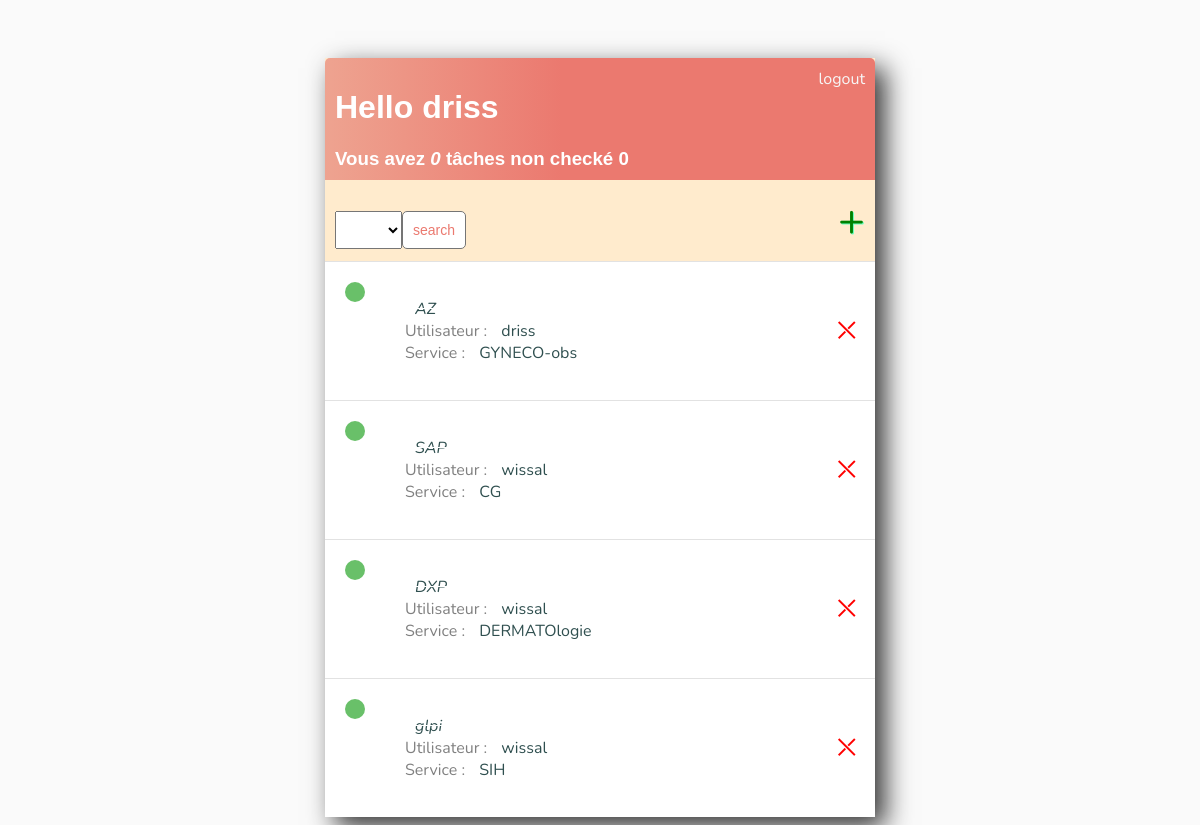
Before: /index/ (signed in) with the older database file.
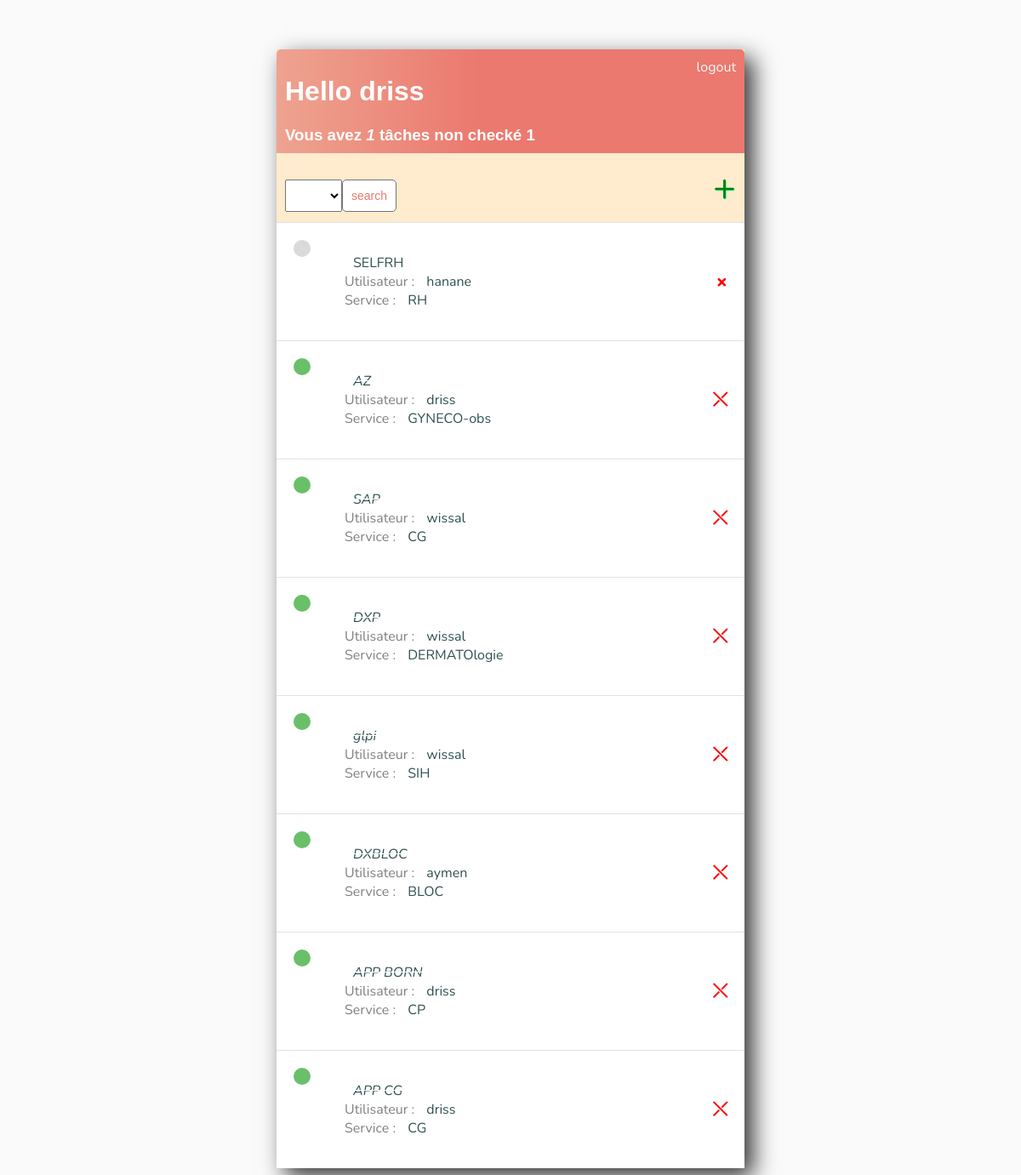
After: the same page with the newer database file.
### base/models.py (models this page shows)
class Task(models.Model):
    user = models.ForeignKey(User,on_delete=models.CASCADE,null=True,blank=True)
    systeme =models.CharField(max_length=50,null=True,blank=True)
    service = models.CharField(max_length=50,null=True,blank=True)
    check = models.BooleanField(default=False)
    create = models.DateTimeField(auto_now=True)
    action = models.TextField(max_length=200,null=True,blank=True)
    remarque = models.TextField(max_length=200,null=True,blank=True)
    def __str__(self) -> str:
        return self.systeme
    class Meta:
        ordering = ['check']

### base/views.py (the view)
# urls.py: path('index/',TaskGolabl.as_view(),name='accueil'),
class TaskGolabl(LoginRequiredMixin,ListView):
   model =Task
   context_object_name = 'listeG' #pour changer ' object_list' qui affiche les data dans la page HTML, par notre propre attribut
   template_name='base/accueil.html'
   def get_context_data(self, **kwargs): # methode qui permet de afficher les taches d'user connecté (pas tous les taches des autre user)
       context = super().get_context_data(**kwargs)
       context['count'] = context['listeG'].filter(check = False).count() # ramene les taches non cochés
       search_drop = self.request.GET.get('search-drop')
       if search_drop:
           context['listeG']=context['listeG'].filter(user__username= search_drop)
       context['search_input']=search_drop
       return context

### base/templates/base/accueil.html (shortened to what this page needs)
{% extends 'base/main.html'%}
{% block content %}
<div class="header-bar">
    <div>
            <h1>Hello {{request.user}}</h1>
            <h3 style="margin: 0px;"> Vous avez  <i>{{count}}</i> tâches non checké {{count}}</h3>
    </div>
    {% if request.user.is_authenticated %}
<a href="{% url 'logout' %}">logout</a>
{% else %}
<a href="{% url 'login' %}">Login</a>
{%endif%}
</div>
<div id="search-add-wrapper">
    <form method="GET" style="margin-top:20px; display: flex;">
        <select name="search-drop">
            <option value=""></option>
            <option value="driss">driss</option>
        </select>
        <input class="button" type="submit" value="search">
        </form>
        <a id="add-link" href="{% url 'create' %}">&#x2b;</a>
</div>
<div class="tasks-itms-wrapper">
    {% for task in listeG %}
    <div class="tasks-wrapper">
        {% if task.check %}
        <div class="task-title">
            <div class="tasks-complete-icons"></div>
          <ul> <i><s><a href="{% url 'detail' task.id %}">{{task}}</a></s></i>
                <li><font color='gray'>Utilisateur :</font>  <a href="{% url 'detail' task.id %}">{{task.user.username}}</a></li>
                <li><font color='gray'>Service :</font>  <a href="{% url 'detail' task.id %}">{{task.service}}</a></li>
            </ul> &nbsp;|&nbsp;
       </div>
       <a class="delete-link" href="{% url 'task-delete' task.id %}">&#x292C;</a>
       {% else %}
       <div class="task-title">
        <div class="tasks-incomplete-icons"></div>
        <ul> <a href="{% url 'detail' task.id %}">{{task}}</a>
            <li><font color='gray'>Utilisateur :</font>  <a href="{% url 'detail' task.id %}">{{task.user.username}}</a></li>
            <li><font color='gray'>Service :</font>  <a href="{% url 'detail' task.id %}">{{task.service}}</a></li>
        </ul> &nbsp;|&nbsp;
   </div>
        <a class="delete-link" href="{% url 'task-delete' task.id %}">&#215;</a>
        {% endif %}
    </div>
    {% empty %}
    <h3>nn itm for list</h3>
        {% endfor %}
</div>
{% endblock content %}

### base/templates/base/main.html (shortened to what this page needs)
<!DOCTYPE html>
<html lang="en">
<head>
</head>
<body>
    <div class="container">
        {% block content %}
        {% endblock content %}
    </div>
</body>
</html>

### base/templates/base/main.html (style rules this page uses)
body { background-color:#FAFAFA; font-family: 'Nunito', sans-serif; padding-top: 50px; }
.container { max-width: 550px; margin: auto; background-color: blanchedalmond; -moz-box-shadow:10px 10px 25px #333333; -webkit-box-shadow:10px 10px 25px #333333; box-shadow:10px 10px 25px #333333; }
h1,h2,h3,h4,h5,h6 { font-family: 'raleway',sans-serif; }
.header-bar { display: flex; justify-content: space-between; color: #fff; padding: 10px; border-radius: 5px 5px 0 0; background: linear-gradient(90deg,#eea390 0%,#eb796F 43%,#eb796F 100%); }
.header-bar a { color: rgb(247,247,247); text-decoration: none; }
.tasks-wrapper { display:flex; align-items: center; justify-content: space-between; color: #fff; padding: 20px; border-top: 1px solid rgb(226,226,226); background-color: #fff; }
.task-title { display: flex; }
.task-title a { text-decoration: none; color: darkslategrey; margin-left: 10px; }
.tasks-complete-icons { height: 20px; width: 20px; background-color:rgb(105, 192, 105); border-radius: 50px; }
.tasks-incomplete-icons { height: 20px; width: 20px; background-color:rgb(218, 218, 218); border-radius: 50px; }
.delete-link { text-decoration: none; font-weight: 900; color: red; font-size: 22px; line-height: 0; }
#search-add-wrapper { display:flex; align-items: center; justify-content: space-between; padding: 10px; }
#add-link { color: green; text-decoration: none; font-size: 45px; text-shadow: 1px 1px #67ffbf; }
::placeholder { font-weight: 300; opacity: 0.5; }
.button { border: 1px solid #757575; background-color: #FFF; color: #EB796F; padding: 10px; font-size: 14px; border-radius: 5px; cursor: pointer; text-decoration: none; }
select option { background-color: white; color: gray; width: 310px; padding: 10px 15px; height: 20px; cursor: pointer; }

Changed rows visible on the page:
added Task: systeme "SELFRH", user.username "hanane", service "RH"
added Task: systeme "DXBLOC", user.username "aymen", service "BLOC"
added Task: systeme "APP BORN", user.username "driss", service "CP"
added Task: systeme "APP CG", user.username "driss", service "CG"
Other visible differences:
{{ count }}: "0" → "1"
